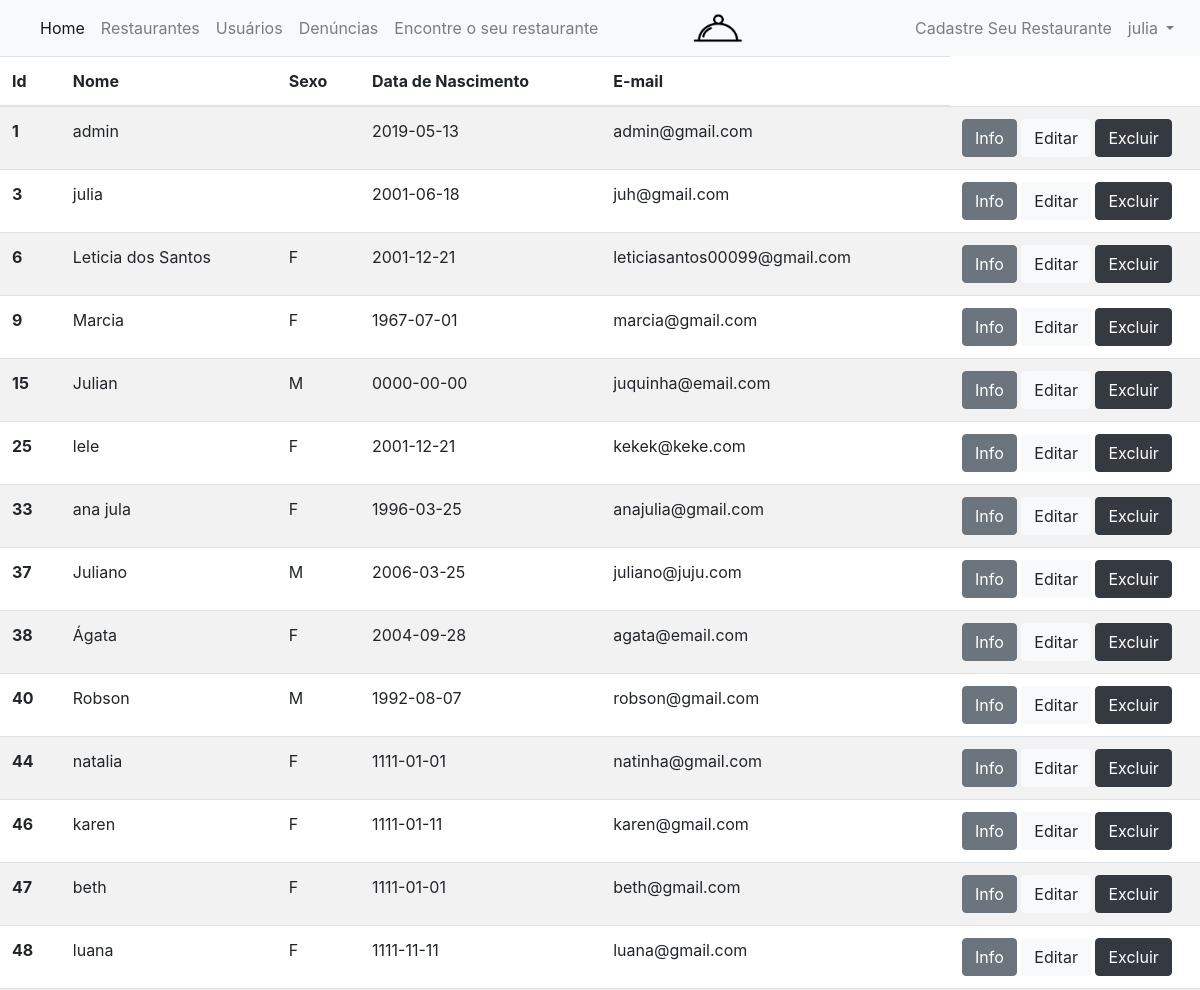
The app's page /buscar_usuarios.php (signed in, upper part), older data.
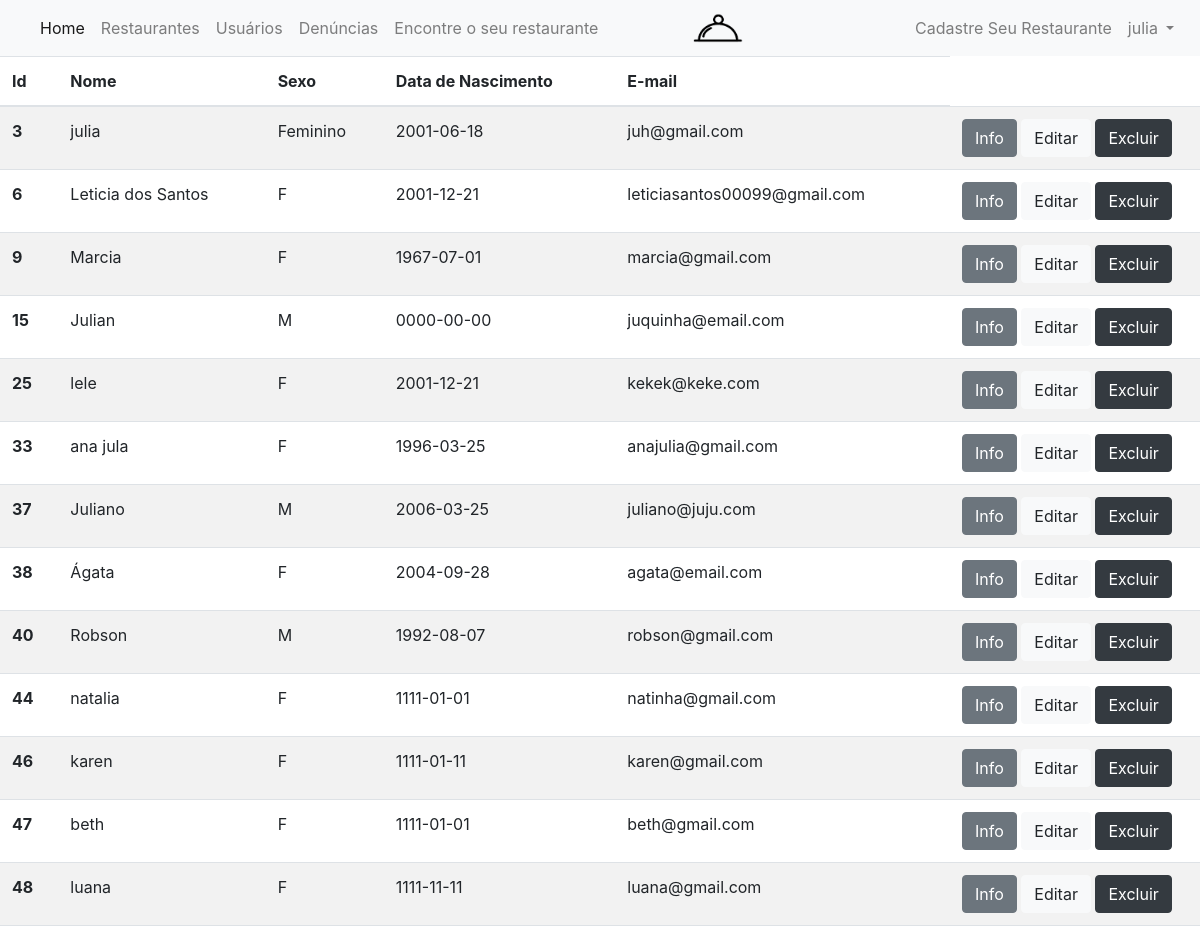
The same page, newer data.
### tables this page shows
CREATE TABLE `usuario` (
  `id_user` int(11) NOT NULL,
  `nome` varchar(100) NOT NULL,
  `sexo` varchar(9) NOT NULL,
  `dt_nascimento` date NOT NULL,
  `email` varchar(80) NOT NULL,
  `senha` varchar(100) NOT NULL,
  `tipo_user_id_tip` int(80) NOT NULL
);

### buscar_usuarios.php (the view, shortened to what this page needs)
<?php
if(empty($_SESSION['nome'])){
    header("Location: not-found.php");
} else{
    include ("cabecalho_logado.php");
    ?>
    <!DOCTYPE html>
    <html lang="pt-br">
    <head>
        <link rel="stylesheet" href="assets/css/bootstrap.min.css">
        <link rel="stylesheet" href="assets/css/Bootstrap/bootstrap.min.css">
        <link rel="stylesheet" href="https://stackpath.bootstrapcdn.com/bootstrap/4.1.3/css/bootstrap.min.css">
    </head>
    <body>
        <table class="table table-striped">
            <thead>
                <tr>
                    <th scope="col">Id</th>
                    <th scope="col">Nome</th>
                    <th scope="col">Sexo</th>
                    <th scope="col">Data de Nascimento</th>
                    <th scope="col">E-mail</th>
                </tr>
            </thead>
            <tbody>
                <?php
                $pdo = Banco::conectar();
                $sql = 'SELECT * FROM usuario ORDER BY id_user ASC';
                foreach($pdo->query($sql)as $row)
                {
                    echo '<tr>';
                    echo '<th scope="row">'. $row['id_user'] . '</th>';
                    echo "<td>". $row['nome'] . '</td>';
                    echo "<td>". $row['sexo'] . '</td>';
                    echo "<td>". $row['dt_nascimento'] . '</td>';
                    echo "<td>". $row['email'] . '</td>';
                    echo "<td width=250>";
                    echo '<a class="btn btn-secondary" href="read_usuario.php?id_user='.$row['id_user'].'">Info</a>';
                    echo '<a class="btn btn-light" href="update_usuario.php?id_user='.$row['id_user'].'">Editar</a>';
                    echo '<a class="btn btn-dark" href="delete_usuario.php?id_user='.$row['id_user'].'">Excluir</a>';
                    echo '</td>';
                    echo '</tr>';
                }
                ?>
            </tbody>
        </table>
</body>
</html>
<?php
}
include ("rodape.php");
?>

### cabecalho_logado.php (shortened to what this page needs)
<!DOCTYPE html>
<html lang="pt-br">
<head>
  <link rel="stylesheet" type="text/css" href="index.css">
  <link rel="stylesheet" href="assets/css/bootstrap.min.css">
  <link rel="stylesheet" href="assets/css/Bootstrap/bootstrap.min.css">
</head>
<body>
  <nav class=" navbar sticky-top navbar navbar-expand-lg navbar-light bg-light">
    <div class="collapse navbar-collapse" id="navbarNavDropdown">
      <ul class="navbar-nav">
        <li class="nav-item active">
          <a class="nav-link" href="index.php">Home <span class="sr-only">(current)</span></a>
        </li>
        <?php
        $pdo = Banco::conectar();
        $pdo->setAttribute(PDO::ATTR_ERRMODE, PDO::ERRMODE_EXCEPTION);
        $sql = "SELECT * FROM usuario where id_user = ?";
        $q = $pdo->prepare($sql);
        $q->execute(array($_SESSION['id_user']));
        $data = $q->fetch(PDO::FETCH_ASSOC);
        $acesso = $data['tipo_user_id_tip'];
        if ($acesso == 1) {
         ?>
         <li class="nav-item">
          <a class="nav-link" href="buscar_restaurantes.php">Restaurantes</a>
        </li>
        <li class="nav-item">
          <a class="nav-link" href="buscar_usuarios.php">Usuários</a>
        </li>
        <li class="nav-item">
          <a class="nav-link" href="buscar_denuncias.php">Denúncias</a>
        </li>
        <li class="nav-item">
          <a class="nav-link" href="encontre.php">Encontre o seu restaurante</a>
        </li>
      </ul>
    </div>
    <div>
      <img src="img/logo1.png" style="width: 39%;" style="margin-left: 10%;">
    </div>
    <div class="collapse navbar-collapse" id="navbarNavDropdown" style="float: right;" >
      <ul class="navbar-nav" style="margin-left: 23.5%;">
        <li class="nav-item">
          <a class="nav-link" href="create_restaurante.php">Cadastre Seu Restaurante</a>
        </li>
        <li class="nav-item dropdown">
          <a class="nav-link dropdown-toggle" href="#" id="navbarDropdownMenuLink" role="button" data-toggle="dropdown" aria-haspopup="true" aria-expanded="false">
            <?php echo $_SESSION['nome']; ?>
          </a>
        </li>
      </ul>
    </div>
  </nav>
<?php
}
?>
</body>
</html>

### rodape.php (shortened to what this page needs)
<!DOCTYPE html>
<html lang="pt-br">
<head>
	<link rel="stylesheet" type="text/css" href="index.css">
</head>
<body>
</body>
</html>

Row changes from the older to the newer data that the page shows:
removed usuario: id_user "1", nome "admin", dt_nascimento "2019-05-13", email "admin@gmail.com"
changed usuario "julia": sexo (not shown) → "Feminino"
